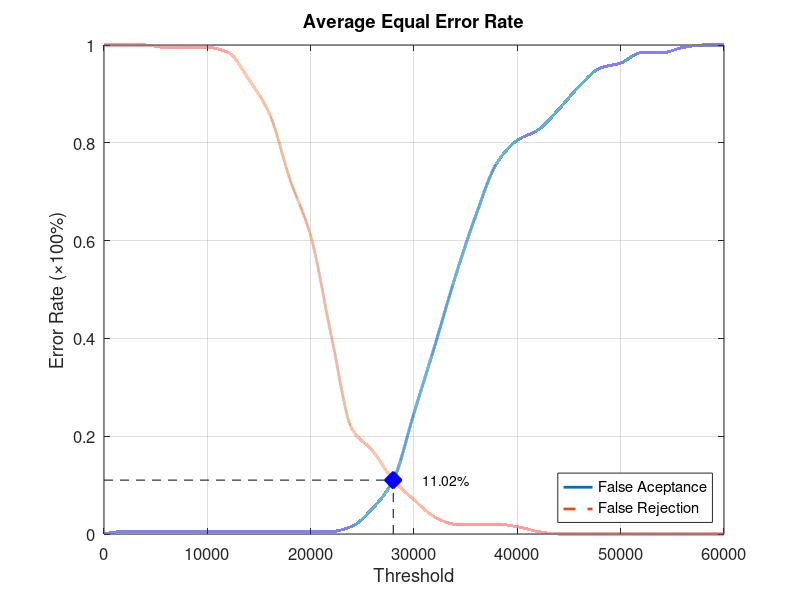
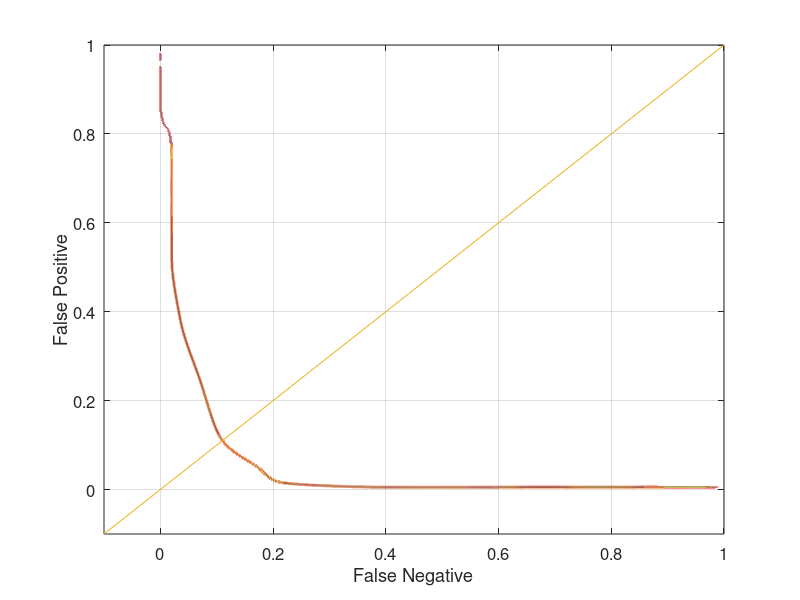

The MATLAB source for these figures, in order:
function yEER = Database4_1
close all;
clear;
clc;
x = 0:2000:60000;
xq = 0:0.5:60000;

y0 = [0 0.00526316 0.00526316 0.00526316 0.00526316 0.00526316 0.00526316 0.00526316 0.00526316 0.00526316 0.00526316 0.00526316 0.0157895 0.0526316 0.110526 0.247368 0.384211 0.526316 0.652632 0.757895 0.805263 0.826316 0.868421 0.915789 0.952632 0.963158 0.984211 0.984211 0.994737 1 1];
yy0 = interp1(x, y0, xq, 'pchip');
y1 = [1 1 1 0.995 0.995 0.995 0.985 0.93 0.86 0.725 0.61 0.405 0.215 0.17 0.11 0.07 0.035 0.02 0.02 0.02 0.015 0.005 0 0 0 0 0 0 0 0 0];
yy1 = interp1(x, y1, xq, 'pchip');

% Calculating EER: 
y2 = abs(y0 - y1);
find(y2 == min(y2))
yy2 = abs(yy0 - yy1);
xEER = find(yy2 == min(yy2));
xEERIndex = xq(xEER) % X-axis EER
yEER = yy0(xEER) % Y-axis EER

main = figure
plot(xq, yy0,'-','LineWidth', 2);	hold on
plot(xq, yy1,'--','LineWidth', 2);	hold on
plot([xEERIndex xEERIndex], [0 yEER], 'k--');	hold on
plot([0 xEERIndex], [yEER yEER], 'k--');	hold on
plot(xEERIndex, yEER, 'bx', 'LineWidth', 10);	hold on
text(xEERIndex + 10 * xEERIndex / 100, yEER, [num2str(round((10000 * yEER)) / 100) '%'])
legend('False Aceptance', 'False Rejection', 'Location', 'SouthEast')
xlabel('Threshold')
ylabel('Error Rate (\times100%)')
title('Average Equal Error Rate')
set(gca, 'FontSize', 12)
axis([0 60000 0 1])
grid on

print(main, 'Database4_1Main', '-dpng');
FNRxFPR = figure('Color', [1 1 1]);
plot(yy1, yy0, '-', yy1, yy0, 'LineWidth', 2);
hold on
y = -0.1:0.1:1
plot(y, y); 
set(gca, 'FontSize', 12)
xlabel('False Negative')
ylabel('False Positive')
axis([-0.1 1 -0.1 1])
set(gca, 'FontSize', 12)
grid on

print(FNRxFPR, 'Database4_1FNRxFPR','-dpng');
end
